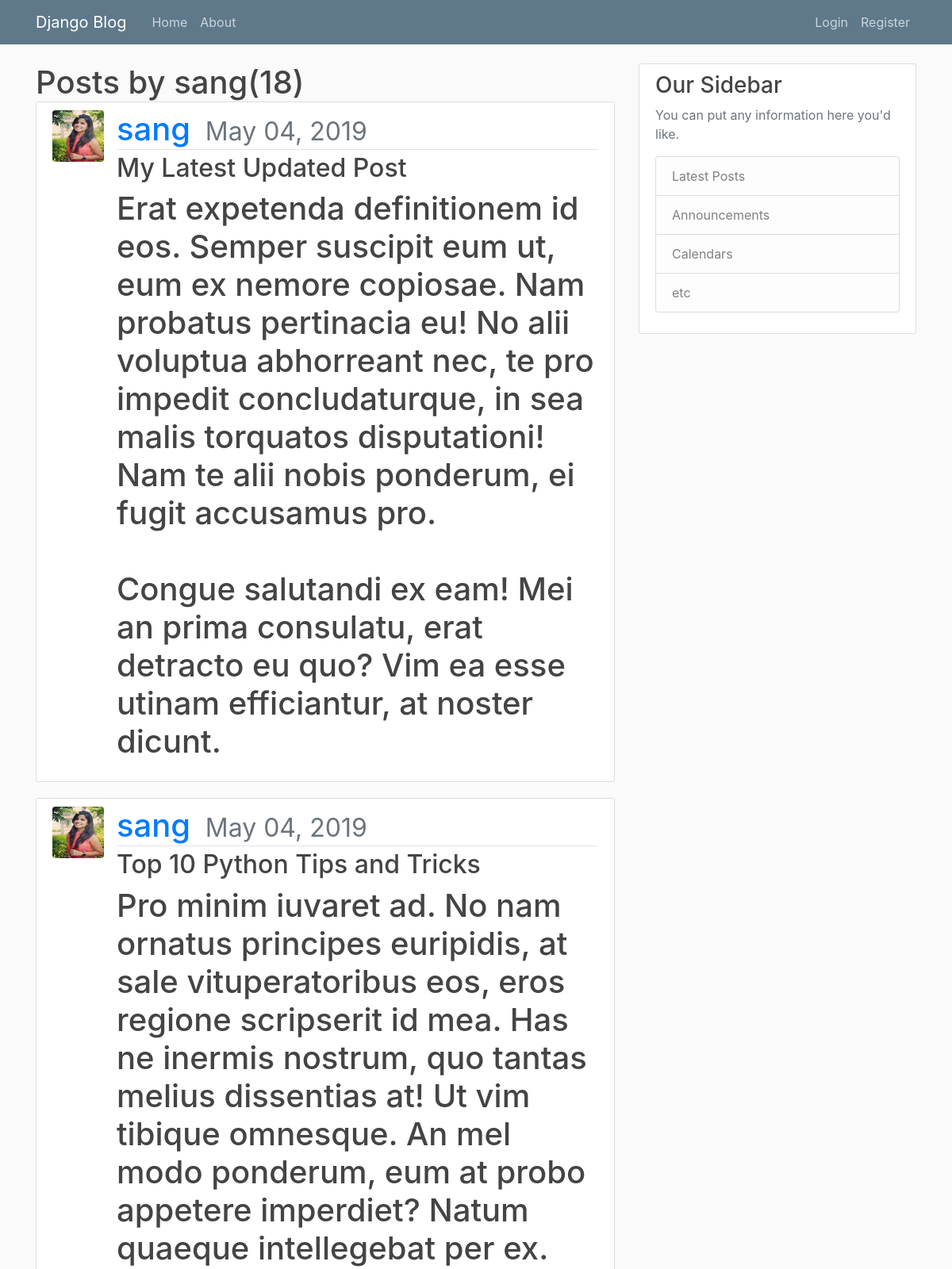
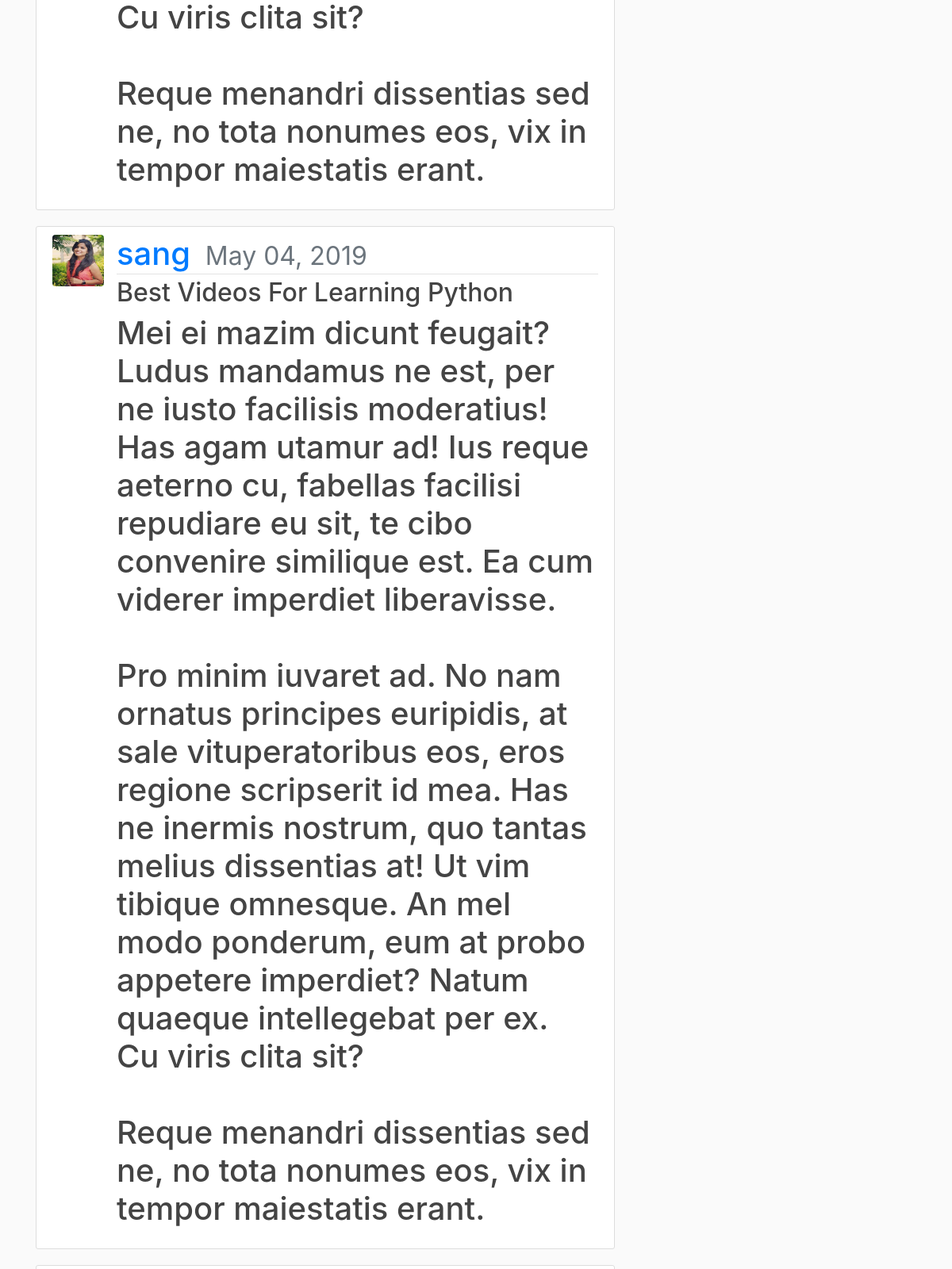
Page /user/sang (upper part) on the committed database (2 pictures, top to bottom).
### blog/models.py (models this page shows, shortened)
class Post(models.Model):
    title=models.CharField(max_length=100)
    content=models.TextField()
    date_posted=models.DateTimeField(default=timezone.now)
    author=models.ForeignKey(User,on_delete=models.CASCADE)

### users/models.py (models this page shows, shortened)
class Profile(models.Model):
    user=models.OneToOneField(User,on_delete=models.CASCADE)
    image=models.ImageField(default='default.jpg',upload_to='uploaded_image')

### blog/views.py (the view)
# urls.py: path('user/<str:username>', UserPostListView.as_view(),name="userposts"),
class UserPostListView(ListView):#this will look for template with the name <app>/<model>_viewtype.
    model=Post
    template_name='blog/user_posts.html'
    context_object_name='posts'
    paginate_by=5
    def get_queryset(self):
        user=get_object_or_404(User,username=self.kwargs.get('username'))
        return Post.objects.filter(author=user).order_by('-date_posted')

### blog/templates/blog/user_posts.html (shortened to what this page needs)
{% extends "blog/base.html" %}
{% block content %}
<h1 class="mb-3">Posts by {{view.kwargs.username}}({{page_obj.paginator.count}})
{% for post in posts %}
<article class="media content-section">
<img class="rounded circle article-img" src="{{ post.author.profile.image.url }}">
  <div class="media-body">
    <div class="article-metadata">
      <a class="mr-2" href="{% url 'userposts' post.author.username %}">{{ post.author }}</a>
      <small class="text-muted">{{ post.date_posted|date:"F d, Y" }}</small>
    </div>
    <h2><a class="article-title" href="{% url 'postdetail' post.id %}">{{ post.title }}</a></h2>
    <p class="article-content">{{ post.content }}</p>
  </div>
</article>
{% endfor%}
{% endblock content%}

### blog/static/blog/main.css (style rules this page uses)
body { background: #fafafa; color: #333333; margin-top: 5rem; }
h1, h2, h3, h4, h5, h6 { color: #444444; }
.content-section { background: #ffffff; padding: 10px 20px; border: 1px solid #dddddd; border-radius: 3px; margin-bottom: 20px; }
.article-title { color: #444444; }
.article-content { white-space: pre-line; }
.article-img { height: 65px; width: 65px; margin-right: 16px; }
.article-metadata { padding-bottom: 1px; margin-bottom: 4px; border-bottom: 1px solid #e3e3e3 }

### rows in the picture
Post: author.profile.image (picture), author "sang", date_posted "May 04, 2019", title "My Latest Updated Post", content "Erat expetenda definitionem id eos. Semper suscipit eum ut, eum ex nemore copiosae. Nam probatus pertinacia eu! No alii voluptua abhorreant nec, te pro impedit concludaturque, in sea malis torquatos disputationi! Nam te alii nobis ponderum, ei fugit accusamus pro. Congue salutandi ex eam! Mei an prima consulatu, erat detracto eu quo? Vim ea esse utinam efficiantur, at noster dicunt."
Post: author.profile.image (picture), author "sang", date_posted "May 04, 2019", title "Top 10 Python Tips and Tricks", content "Pro minim iuvaret ad. No nam ornatus principes euripidis, at sale vituperatoribus eos, eros regione scripserit id mea. Has ne inermis nostrum, quo tantas melius dissentias at! Ut vim tibique omnesque. An mel modo ponderum, eum at probo appetere imperdiet? Natum quaeque intellegebat per ex. Cu viris clita sit? Reque menandri dissentias sed ne, no tota nonumes eos, vix in tempor maiestatis erant."
Post: author.profile.image (picture), author "sang", date_posted "May 04, 2019", title "Best Videos For Learning Python", content "Mei ei mazim dicunt feugait? Ludus mandamus ne est, per ne iusto facilisis moderatius! Has agam utamur ad! Ius reque aeterno cu, fabellas facilisi repudiare eu sit, te cibo convenire similique est. Ea cum viderer imperdiet liberavisse. Pro minim iuvaret ad. No nam ornatus principes euripidis, at sale vituperatoribus eos, eros regione scripserit id mea. Has ne inermis nostrum, quo tantas melius dissentias at! Ut vim tibique omnesque. An mel modo ponderum, eum at probo appetere imperdiet? Natum quaeque intellegebat per ex. Cu viris clita sit? Reque menandri dissentias sed ne, no tota nonumes eos, vix in tempor maiestatis erant."

### other values in the picture
{{ view.kwargs.username }} "sang"
{{ page_obj.paginator.count }} "18"
